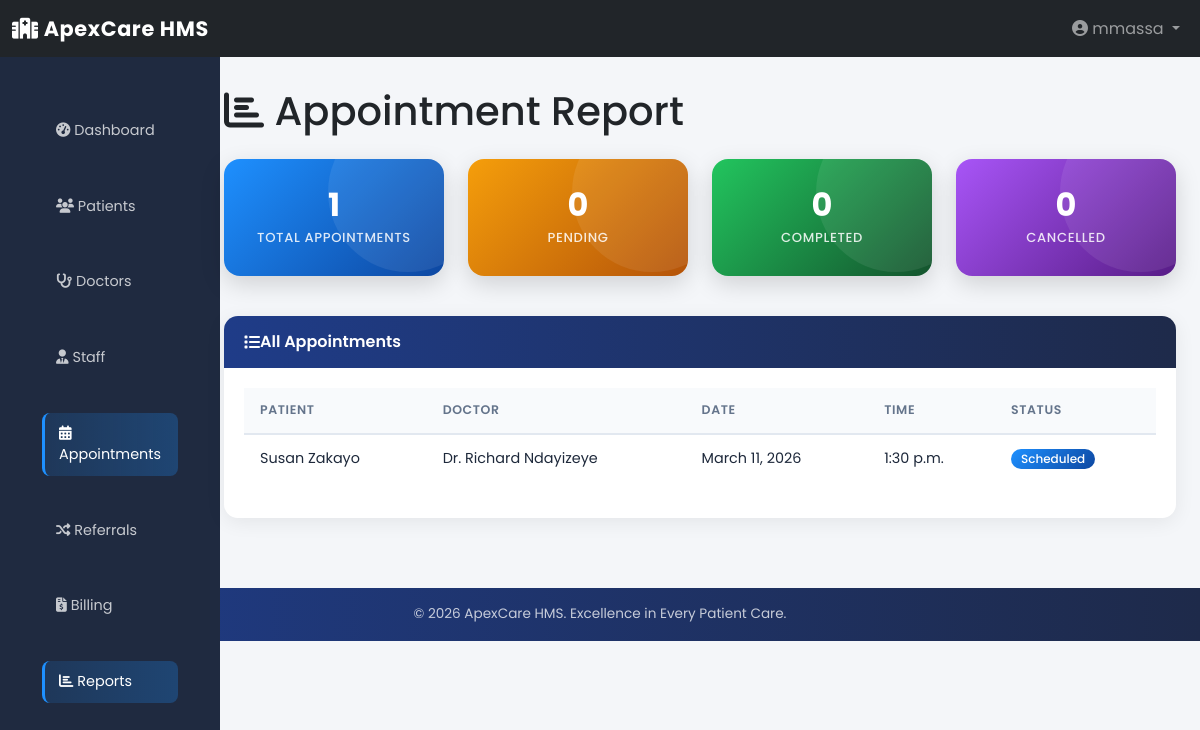
Page /reports/appointments/ (signed in) on the earlier database version.
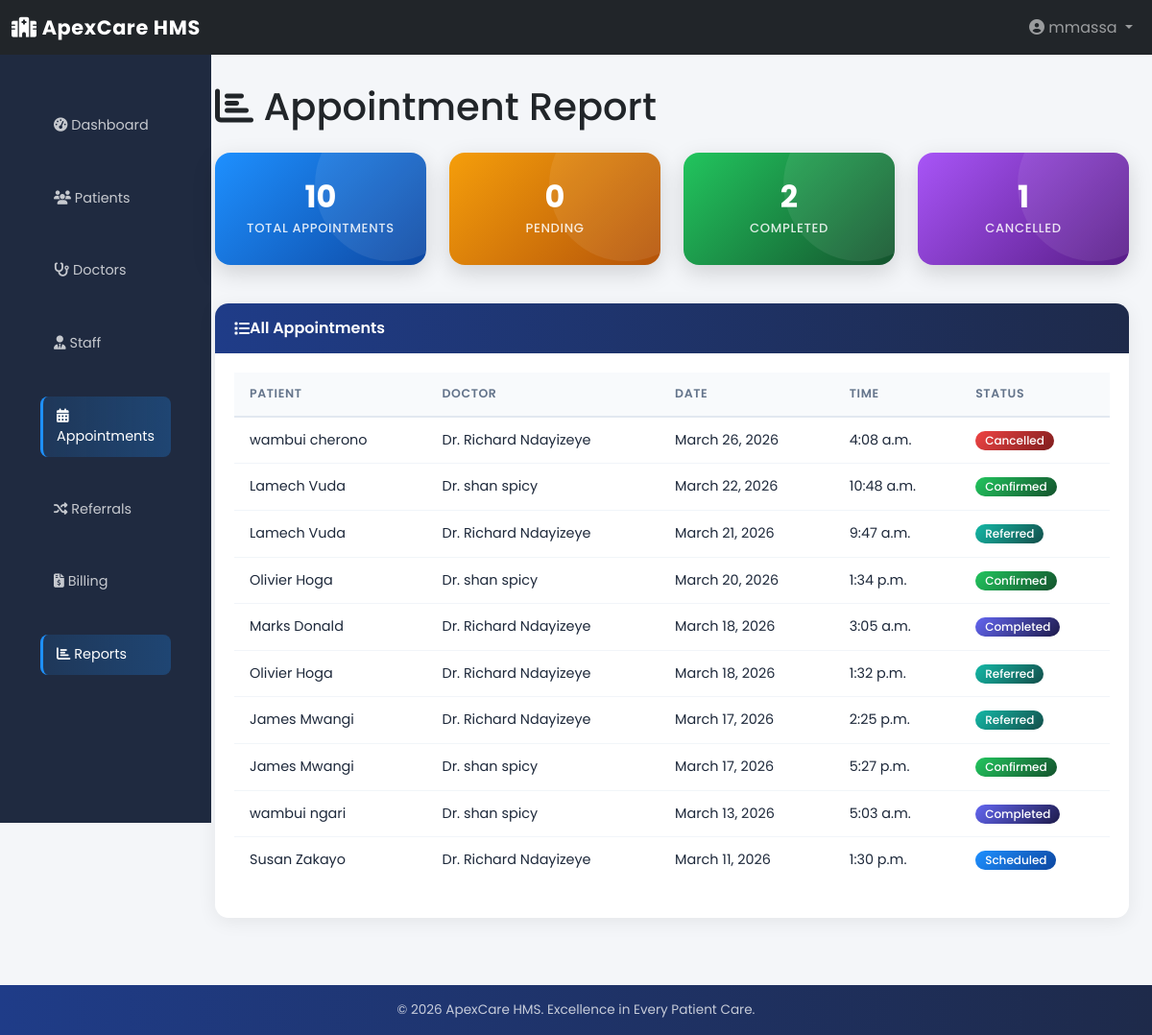
Same page on the later database version.
### appointments/models.py (models this page shows, shortened)
class Appointment(models.Model):
    STATUS_CHOICES = [
        ('pending', 'Pending'),
        ('confirmed', 'Confirmed'),
        ('scheduled', 'Scheduled'),
        ('completed', 'Completed'),
        ('cancelled', 'Cancelled'),
        ('referred', 'Referred'),
    ]
    patient = models.ForeignKey(
        "patients.Patient",
        on_delete=models.CASCADE,
        related_name="appointments"
    )
    doctor = models.ForeignKey(
        "doctors.Doctor",
        on_delete=models.CASCADE,
        related_name="appointments"
    )
    appointment_date = models.DateField()
    appointment_time = models.TimeField()
    reason = models.CharField(max_length=255, blank=True, null=True)
    notes = models.TextField(blank=True, null=True)
    status = models.CharField(
        max_length=20,
        choices=STATUS_CHOICES,
        default='pending'
    )
    created_by = models.ForeignKey(
        User,
        on_delete=models.SET_NULL,
        null=True,
        related_name="created_appointments"
    )
    created_at = models.DateTimeField(auto_now_add=True)
    updated_at = models.DateTimeField(auto_now=True)
    class Meta:
        db_table = "appointments_appointment"
        verbose_name = "Appointment"
        verbose_name_plural = "Appointments"
        ordering = ["-appointment_date", "-appointment_time"]
        unique_together = ["patient", "doctor", "appointment_date", "appointment_time"]

### patients/models.py (models this page shows, shortened)
class Patient(models.Model):
    GENDER_CHOICES = [
        ('male', 'Male'),
        ('female', 'Female'),
        ('other', 'Other'),
    ]
    BLOOD_TYPE_CHOICES = [
        ('O+', 'O+'), ('O-', 'O-'),
        ('A+', 'A+'), ('A-', 'A-'),
        ('B+', 'B+'), ('B-', 'B-'),
        ('AB+', 'AB+'), ('AB-', 'AB-'),
    ]
    user = models.OneToOneField(
        User,
        on_delete=models.CASCADE,
        related_name='patient_profile'
    )
    first_name = models.CharField(max_length=100)
    last_name = models.CharField(max_length=100)
    date_of_birth = models.DateField()
    gender = models.CharField(
        max_length=10,
        choices=GENDER_CHOICES
    )
    contact = models.CharField(
        max_length=20,
        validators=[
            RegexValidator(
                regex=r'^\+?\d{9,15}Ksh',
                message='Enter a valid phone number'
            )
        ]
    )
    email = models.EmailField(blank=True, null=True)
    address = models.TextField(blank=True, null=True)
    county = models.CharField(max_length=100, blank=True, null=True)
    blood_type = models.CharField(
        max_length=5,
        choices=BLOOD_TYPE_CHOICES,
        blank=True,
        null=True
    )
    emergency_contact = models.CharField(max_length=20, blank=True, null=True)
    emergency_contact_name = models.CharField(max_length=100, blank=True, null=True)
    medical_history = models.TextField(blank=True, null=True)
    allergies = models.TextField(blank=True, null=True)
    created_at = models.DateTimeField(auto_now_add=True)
    updated_at = models.DateTimeField(auto_now=True)
    class Meta:
        db_table = "patients_patient"
        verbose_name = "Patient"
        verbose_name_plural = "Patients"
        ordering = ["-created_at"]

### doctors/models.py (models this page shows, shortened)
class Doctor(models.Model):
    phone_validator = RegexValidator(
        regex=r'^\+?\d{9,15}Ksh',
        message='Enter a valid phone number'
    )
    user = models.OneToOneField(
        User,
        on_delete=models.CASCADE,
        related_name='doctor_profile'
    )
    first_name = models.CharField(max_length=100)
    last_name = models.CharField(max_length=100)
    specialization = models.CharField(max_length=100)
    license_number = models.CharField(
        max_length=50,
        unique=True
    )
    contact = models.CharField(
        max_length=20,
        validators=[phone_validator]
    )
    email = models.EmailField(blank=True, null=True)
    consultation_fee = models.DecimalField(
        max_digits=10,
        decimal_places=2,
        default=0
    )
    availability = models.TextField(
        blank=True,
        null=True,
        help_text="Example: Monday–Friday 9AM–5PM"
    )
    bio = models.TextField(blank=True, null=True)
    is_available = models.BooleanField(default=True)
    created_at = models.DateTimeField(auto_now_add=True)
    updated_at = models.DateTimeField(auto_now=True)
    class Meta:
        db_table = "doctors_doctor"
        verbose_name = "Doctor"
        verbose_name_plural = "Doctors"
        ordering = ["specialization", "last_name"]

### reports/views.py (the view)
# urls.py: path('appointments/', views.appointment_report, name='appointment_report'),
@login_required
@check_role('admin')
def appointment_report(request):
    appointments = Appointment.objects.all()
    context = {
        'total_appointments': appointments.count(),
        'pending': appointments.filter(status='pending').count(),
        'completed': appointments.filter(status='completed').count(),
        'cancelled': appointments.filter(status='cancelled').count(),
        'appointments': appointments.order_by('-appointment_date')[:50],
    }
    return render(request, 'reports/appointment_report.html', context)

### core/views.py (called while the page is built)
def check_role(role):
    def decorator(view_func):
        @wraps(view_func)
        def wrapper(request, *args, **kwargs):
            if not request.user.is_authenticated:
                return redirect('core:login')
            if request.user.profile.role != role and request.user.profile.role != 'admin':
                return redirect('core:dashboard')
            return view_func(request, *args, **kwargs)
        return wrapper
    return decorator

### reports/templates/reports/appointment_report.html (shortened to what this page needs)
{% extends 'base.html' %}
{% block content %}
<h1 class="mb-4"><i class="fas fa-chart-bar"></i> Appointment Report</h1>
<div class="row mb-4">
    <div class="col-md-3 mb-3">
        <div class="stat-card blue">
            <div class="stat-value">{{ total_appointments }}</div>
            <div class="stat-label">Total Appointments</div>
        </div>
    </div>
    <div class="col-md-3 mb-3">
        <div class="stat-card orange">
            <div class="stat-value">{{ pending }}</div>
            <div class="stat-label">Pending</div>
        </div>
    </div>
    <div class="col-md-3 mb-3">
        <div class="stat-card green">
            <div class="stat-value">{{ completed }}</div>
            <div class="stat-label">Completed</div>
        </div>
    </div>
    <div class="col-md-3 mb-3">
        <div class="stat-card purple">
            <div class="stat-value">{{ cancelled }}</div>
            <div class="stat-label">Cancelled</div>
        </div>
    </div>
</div>
<div class="card">
    <div class="card-header">
        <i class="fas fa-list"></i> All Appointments
    </div>
    <div class="card-body">
        <div class="table-responsive">
            <table class="table table-hover">
                <thead>
                    <tr>
                        <th>Patient</th>
                        <th>Doctor</th>
                        <th>Date</th>
                        <th>Time</th>
                        <th>Status</th>
                    </tr>
                </thead>
                <tbody>
                    {% for apt in appointments %}
                        <tr>
                            <td>{{ apt.patient.first_name }} {{ apt.patient.last_name }}</td>
                            <td>Dr. {{ apt.doctor.first_name }} {{ apt.doctor.last_name }}</td>
                            <td>{{ apt.appointment_date }}</td>
                            <td>{{ apt.appointment_time }}</td>
                            <td><span class="badge badge-{{ apt.status }}">{{ apt.get_status_display }}</span></td>
                        </tr>
                    {% endfor %}
                </tbody>
            </table>
        </div>
    </div>
</div>
{% endblock %}

Differences in the rows shown:
added Appointment: patient.first_name "wambui", patient.last_name "cherono", doctor.first_name "Richard", doctor.last_name "Ndayizeye", appointment_date "March 26, 2026", appointment_time "4:08 a.m.", status "Cancelled"
added Appointment: patient.first_name "Lamech", patient.last_name "Vuda", doctor.first_name "shan", doctor.last_name "spicy", appointment_date "March 22, 2026", appointment_time "10:48 a.m.", status "Confirmed"
added Appointment: patient.first_name "Lamech", patient.last_name "Vuda", doctor.first_name "Richard", doctor.last_name "Ndayizeye", appointment_date "March 21, 2026", appointment_time "9:47 a.m.", status "Referred"
added Appointment: patient.first_name "Olivier", patient.last_name "Hoga", doctor.first_name "shan", doctor.last_name "spicy", appointment_date "March 20, 2026", appointment_time "1:34 p.m.", status "Confirmed"
added Appointment: patient.first_name "Marks", patient.last_name "Donald", doctor.first_name "Richard", doctor.last_name "Ndayizeye", appointment_date "March 18, 2026", appointment_time "3:05 a.m.", status "Completed"
added Appointment: patient.first_name "Olivier", patient.last_name "Hoga", doctor.first_name "Richard", doctor.last_name "Ndayizeye", appointment_date "March 18, 2026", appointment_time "1:32 p.m.", status "Referred"
added Appointment: patient.first_name "James", patient.last_name "Mwangi", doctor.first_name "Richard", doctor.last_name "Ndayizeye", appointment_date "March 17, 2026", appointment_time "2:25 p.m.", status "Referred"
added Appointment: patient.first_name "James", patient.last_name "Mwangi", doctor.first_name "shan", doctor.last_name "spicy", appointment_date "March 17, 2026", appointment_time "5:27 p.m.", status "Confirmed"
added Appointment: patient.first_name "wambui", patient.last_name "ngari", doctor.first_name "shan", doctor.last_name "spicy", appointment_date "March 13, 2026", appointment_time "5:03 a.m.", status "Completed"
Other differences:
{{ total_appointments }}: "1" → "10"
{{ completed }}: "0" → "2"
{{ cancelled }}: "0" → "1"
